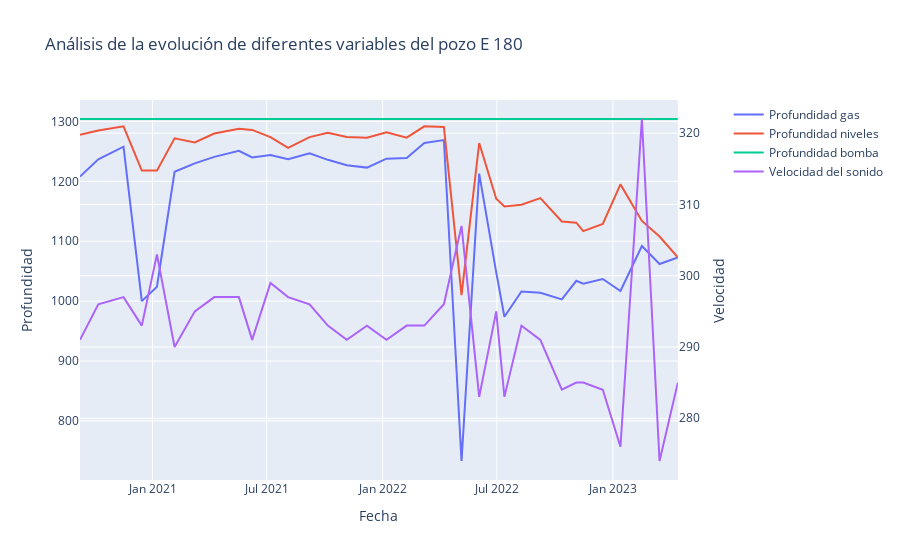
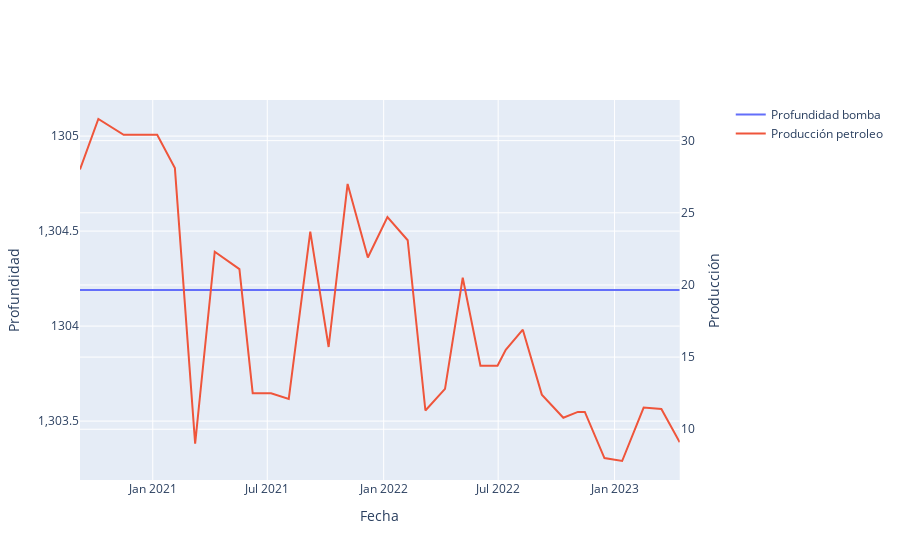
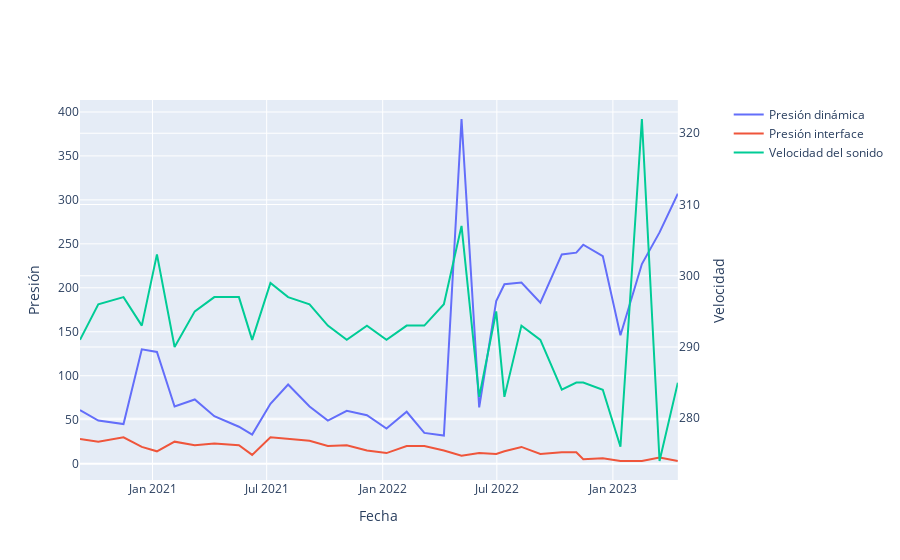

Notebook cell for these charts, in order:
### Code cell
plot_well_behaviour('E 180', df)
